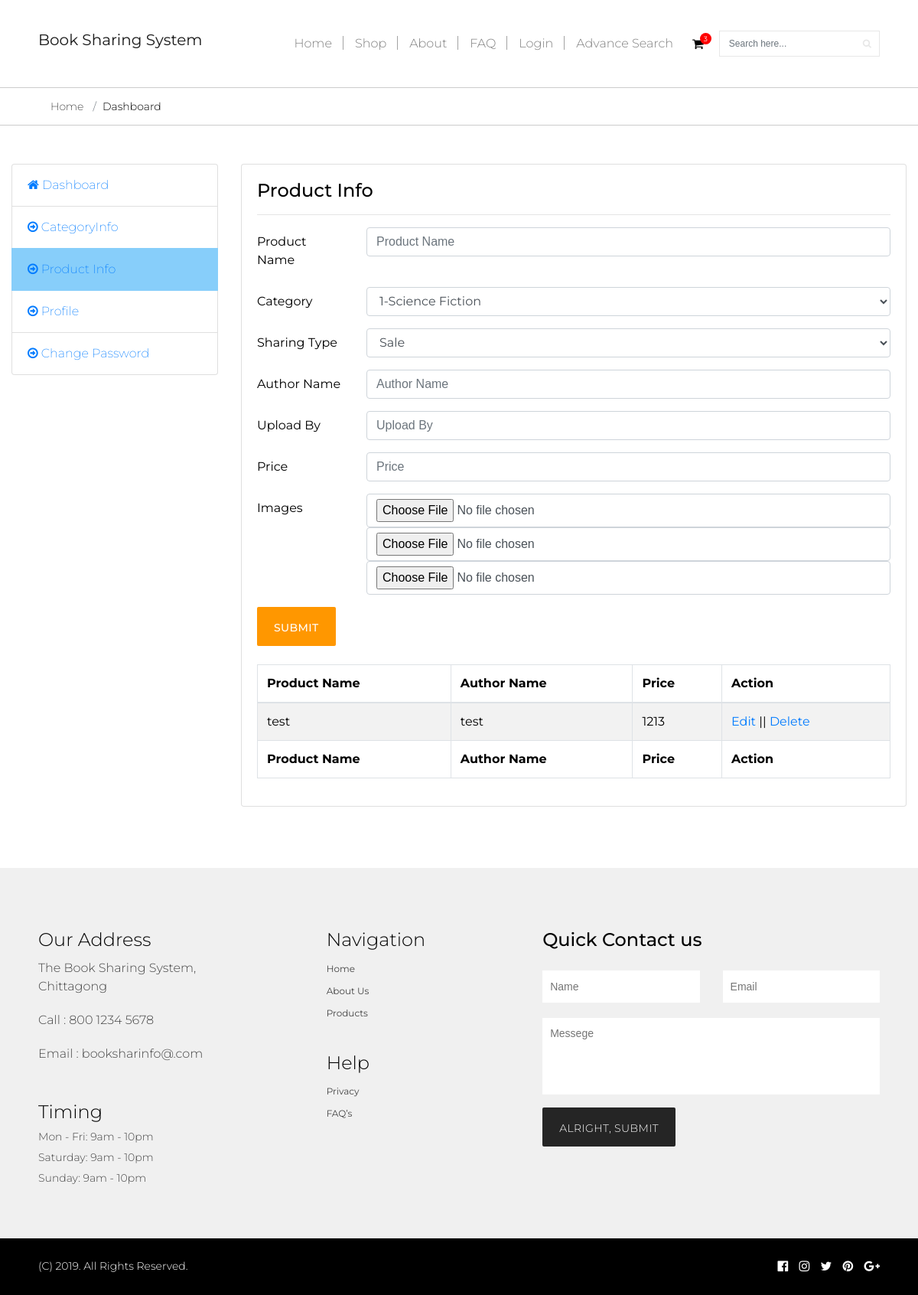
Page /productAdd.php on the earlier database version.
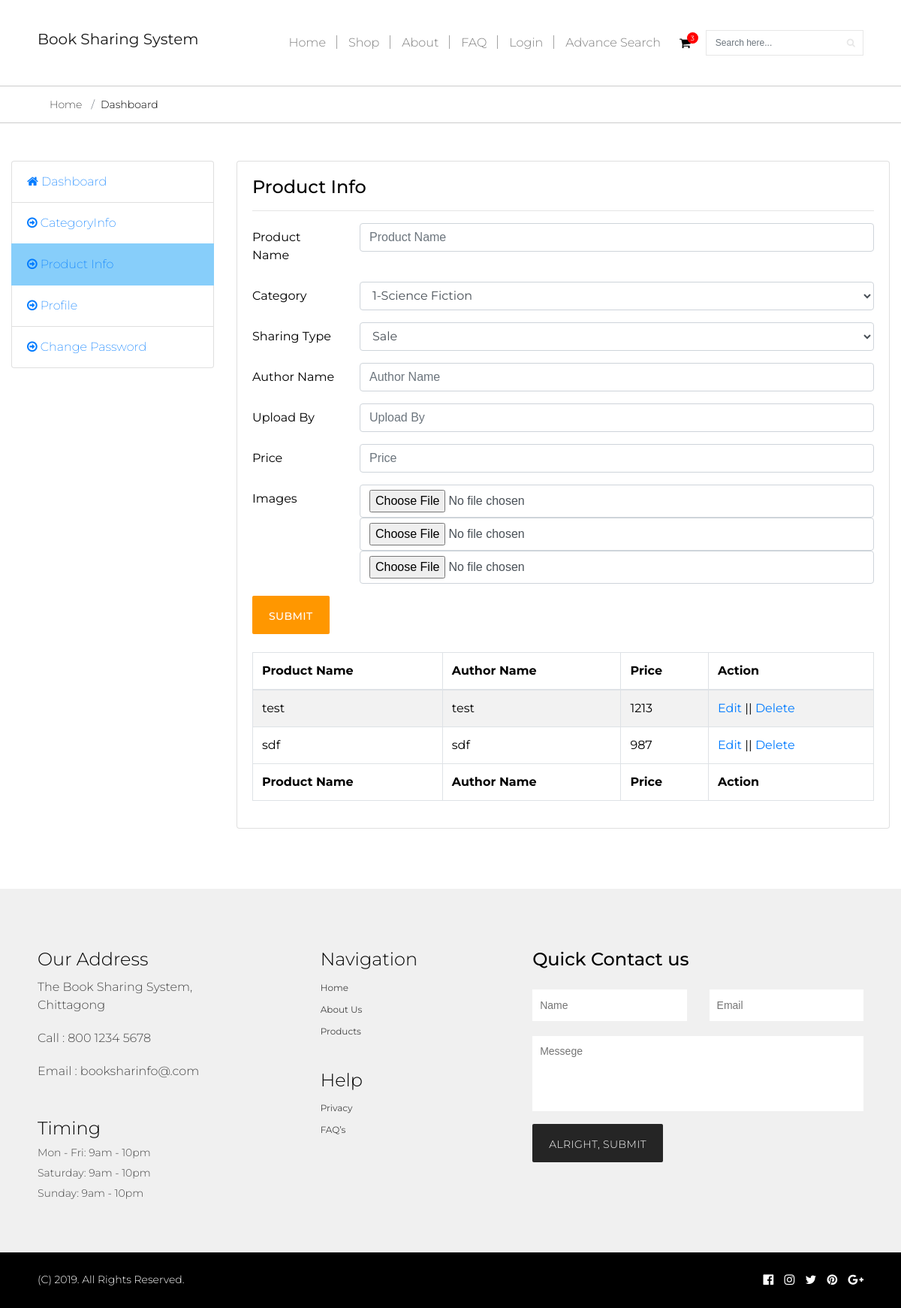
Same page on the later database version.
### tables this page shows
CREATE TABLE IF NOT EXISTS `tbproductinfo` (
  `iAutoId` int(11) NOT NULL AUTO_INCREMENT,
  `vCategory` varchar(50) NOT NULL DEFAULT '0',
  `vSharingType` varchar(50) NOT NULL,
  `vProductName` varchar(150) DEFAULT NULL,
  `vAuthorName` varchar(150) DEFAULT NULL,
  `vUploadBy` varchar(150) DEFAULT NULL,
  `vPrice` double DEFAULT NULL,
  `vImage1` varchar(150) DEFAULT NULL,
  `vImage2` varchar(150) DEFAULT NULL,
  `vImage3` varchar(150) DEFAULT NULL,
  PRIMARY KEY (`iAutoId`)
);

### lib/Database.php (called while the page is built, shortened)
<?php
Class Database{
  public $host   = DB_HOST;
  public $pass   = DB_PASS;
  public $user   = DB_USER;
  public $dbname = DB_NAME;
  public $link;
  private function connectDB()
  {
    $this->link = new mysqli($this->host, $this->user, $this->pass, $this->dbname);
    mysqli_query($this->link,"SET CHARACTER SET utf8");
    mysqli_query($this->link,"SET SESSION collation_connection ='utf8_general_ci'");
  }
  public function select($query){
    $result = $this->link->query($query) or die($this->link->error.__LINE__);
    if($result->num_rows > 0){
      return $result;
    }
    else {
      return false;
    }
  }
}

### productAdd.php (the view, shortened to what the rows shown need)
<?php
	include 'inc/header.php';
?>
<?php
	include 'inc/dashboardSidebar.php';
?>
    <div class="col-xs-9 col-sm-9 col-md-9 col-lg-9">
        <div class="card">
            <div class="card-body">
              <div class="panel-body">
                <br>
                <table id="example" class="table table-striped table-bordered" style="width:100%">
                    <thead>
                        <tr>
                            <th>Product Name</th>
                            <th>Author Name</th>
                            <th>Price</th>
                            <th>Action</th>
                        </tr>
                    </thead>
                    <tbody>
                        <?php
                        $query="select iAutoId,vProductName,vAuthorName,vPrice from tbProductinfo";
                        $selectData=$db->select($query);
                        if($selectData)
                        {
                            while($result=$selectData->fetch_assoc())
                            {
                        ?>
                            <tr>
                                <td><?php echo $result['vProductName']; ?></td>
                                <td><?php echo $result['vAuthorName']; ?></td>
                                <td><?php echo $result['vPrice']; ?></td>
                                <td><a href="productinfoEdit.php?id=<?php echo $result['iAutoId'];?>">Edit</a> || <a onclick="return confirm('Are you sure to Delete! ');" href="productinfoDelete.php?deleteid=<?php echo $result['iAutoId'];?>">Delete</a></td>
                            </tr>
                           <?php
                            }
                        }
                    ?>
                    </tbody>
                    <tfoot>
                        <tr>
                            <th>Product Name</th>
                            <th>Author Name</th>
                            <th>Price</th>
                            <th>Action</th>
                        </tr>
                    </tfoot>
                </table>
            </div>
        </div>
    </div>
<?php
	include 'inc/dashboardFooter.php';
	include 'inc/footer.php';
?>

Differences in the rows shown:
added tbproductinfo: vProductName "sdf", vAuthorName "sdf", vPrice "987"
